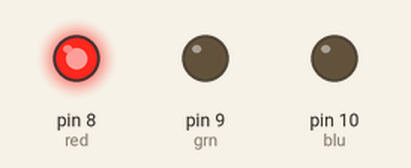
Simulated run of this sketch. Board: Arduino Uno, built with avr-gcc and run on an emulated ATmega328P. On the bench: output pins drawn as LEDs (lit = HIGH).

Above: at 0.4 s.
At 5.0 s:
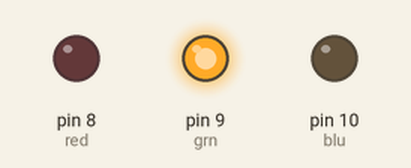
At 7.7 s:
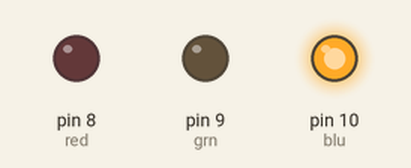
At 10.5 s:
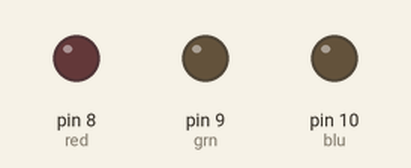
Timing chart, 0 to 15.1 s (numbered marks = the images above):
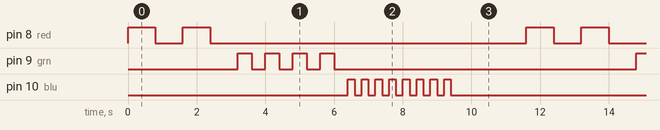

Measured:
- by itself, pin 8 (red): repeats every 11.6 s: LOW 0.80 s, HIGH 0.80 s, LOW 9.2 s, HIGH 0.80 s
- by itself, pin 9 (grn): repeats every 11.6 s: 3 × (LOW 0.40 s, HIGH 0.40 s), LOW 8.8 s, HIGH 0.40 s
- by itself, pin 10 (blu): repeats every 11.6 s: 7 × (LOW 0.20 s, HIGH 0.20 s), LOW 8.6 s, HIGH 0.20 s

The sketch:

prog_rgb_2.ino
```cpp
int red=8;
int grn=9;
int blu=10;

int R=2;
int G=4;
int B=8;

int DR=800;
int DG=400;
int DB=200;
int D=2000;

void setup() {
  pinMode(red,OUTPUT);
  pinMode(grn,OUTPUT);
  pinMode(blu,OUTPUT);


}


void loop() {


  while (R!=0){
    digitalWrite(red,HIGH);
    delay(DR);
    digitalWrite(red,LOW);
    delay(DR);
    R--;

  }

  while (G!=0){
    digitalWrite(grn,HIGH);
    delay(DG);
    digitalWrite(grn,LOW);
    delay(DG);
    G--;

  }

  while (B!=0){
    digitalWrite(blu,HIGH);
    delay(DB);
    digitalWrite(blu,LOW);
    delay(DB);
    B--;

  }
R=2;
G=4;
B=8;
delay(D);


}
```
